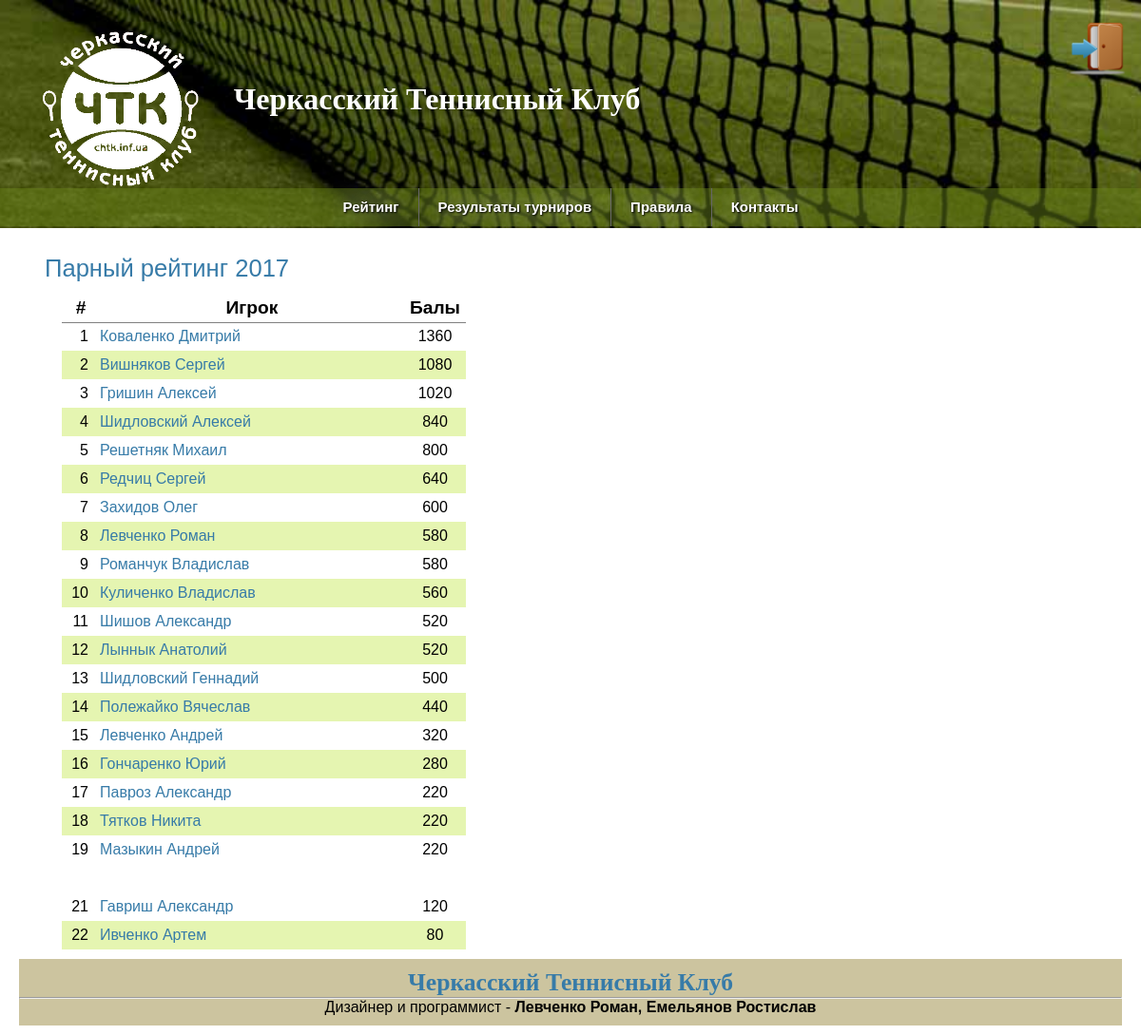
The app's page /rating/2017/ with its own data.
### chtk.py (models this page shows, shortened)
class Players(dab.Model):
    id = dab.Column(dab.Integer, primary_key=True)
    player_name = dab.Column(dab.String(20))
    player_surname = dab.Column(dab.String(20))
    path_photo = dab.Column(dab.String(40))

### chtk.py (the view)
@app.route('/rating/<int:year>/')
def show_method_1(year):
    if year == 2016:
        peremen = rating_show(parsed_string)
        year = 2016
    elif year == 2017:
        peremen = rating_show(parsed_string_new)
        year = 2017
    return render_template("rating.html", peremen=peremen, players=get_data_players(), year=year, len_2016=len_2016, len_2017=len_2017)

### chtk.py (called while the page is built)
def connect_db():
    rv = sqlite3.connect(app.config['DATABASE'])
    rv.row_factory = sqlite3.Row
    return rv

def get_db():
    if not hasattr(g, 'sqlite_db'):
        g.sqlite_db = connect_db()
    return g.sqlite_db

def rating_show(list_year):
    new_list = {}
    counter = 1
    rating = {}
    for el in list_year:
        s = 1
        points_1 = 0
        while ('Турнир_' + str(s)) in el:
            points_1 += int(el['Турнир_' + str(s)])
            s += 1
        rating.update({el['Фамилия'] + ' ' + el['Имя']: points_1})
    while rating:
        for key, el in rating.items():
            if el == max(rating.values()):
                new_list[counter] = {'Очки': el, 'Фамилия': key}
                counter += 1
                rating.pop(key)
                break
    return new_list

def get_data_players():
    db = get_db()
    cur_1 = db.execute('select id, player_name, player_surname, path_photo from players order by player_surname')
    players = cur_1.fetchall()
    return players

### templates/rating.html (shortened to what this page needs)
{% extends "base.html" %}
  {% block body %}
<main>
    <div class="col-left">
        <section>
            <h2 class="entres-h2">Парный рейтинг {{year}}</h2>
            <div>
        <table>
            <thead>
            <tr>
                <th>#</th>
                <th>Игрок</th>
                <th>Балы</th>
            </tr>
            </thead>
            <tbody>
        {% for key, el in peremen.items() %}
            {% if el['Очки'] != 0 %}
            <tr>
                {% set a,b = el['Фамилия'].split() %}
                {% for player in players %}
                {% if a == player.player_surname and b == player.player_name %}
                <td class="td-position">{{ key }}</td><td class="td-player"><a href="/player/{{ year }}/{{ player.id }}/">{{ el['Фамилия'] }}</a></td><td class="td-rating">{{ el['Очки'] }}</td>
                {% endif %}
                {% endfor %}
            </tr>
            {% endif %}
        {% endfor %}
            </tbody>
        </table>
            </div>
        </section>
{% endblock %}

### static/style_temp.css (style rules this page uses)
*, *::after, *::before { -webkit-box-sizing: border-box; -moz-box-sizing: border-box; -o-box-sizing: border-box; -ms-box-sizing: border-box; box-sizing: border-box; margin: 0; padding: 0; }
body { font-family: sans-serif; margin: 0px; }
main { padding: 10px 20px; }
main::after { content: ''; display: table; clear: both; }
.col-left { width: 70%; float: left; min-height: 500px; }
a, h1, h2 { color: #377ba8; }
h1, h2 { font-family: 'Georgia', serif; margin: 0; }
h2 { font-size: 1.6em; }
.entres-h2 { text-align: left; font-weight: 300; padding: 10px 0 2px 27px; font-family: sans-serif; }
table { margin: 10px 5px 10px 45px; padding: 7px; text-decoration: none; border-collapse: collapse; }
th { font-size: 1.2em; }
tr th { text-align: center; border-bottom: 1px solid grey; }
tr { height: 30px; }
td a { text-decoration: none; }
.td-position { width: 40px; text-align: right; padding-right: 12px; }
.td-player { width: 320px; text-align: left; }
.td-rating { width: 65px; text-align: center;; }
tr:nth-child(even) { background: rgba(217, 241, 140, 0.68); }

### records on screen
Players: key "1", Фамилия "Коваленко Дмитрий", Очки "1360"
Players: key "2", Фамилия "Вишняков Сергей", Очки "1080"
Players: key "3", Фамилия "Гришин Алексей", Очки "1020"
Players: key "4", Фамилия "Шидловский Алексей", Очки "840"
Players: key "5", Фамилия "Решетняк Михаил", Очки "800"
Players: key "6", Фамилия "Редчиц Сергей", Очки "640"
Players: key "7", Фамилия "Захидов Олег", Очки "600"
Players: key "8", Фамилия "Левченко Роман", Очки "580"
Players: key "9", Фамилия "Романчук Владислав", Очки "580"
Players: key "10", Фамилия "Куличенко Владислав", Очки "560"
Players: key "11", Фамилия "Шишов Александр", Очки "520"
Players: key "12", Фамилия "Лыннык Анатолий", Очки "520"
Players: key "13", Фамилия "Шидловский Геннадий", Очки "500"
Players: key "14", Фамилия "Полежайко Вячеслав", Очки "440"
Players: key "15", Фамилия "Левченко Андрей", Очки "320"
Players: key "16", Фамилия "Гончаренко Юрий", Очки "280"
Players: id "17", Фамилия "Павроз Александр", Очки "220"
Players: key "18", Фамилия "Тятков Никита", Очки "220"
Players: key "19", Фамилия "Мазыкин Андрей", Очки "220"
Players: key "21", Фамилия "Гавриш Александр", Очки "120"
Players: key "22", Фамилия "Ивченко Артем", Очки "80"

### other values on screen
{{ year }} "2017"
